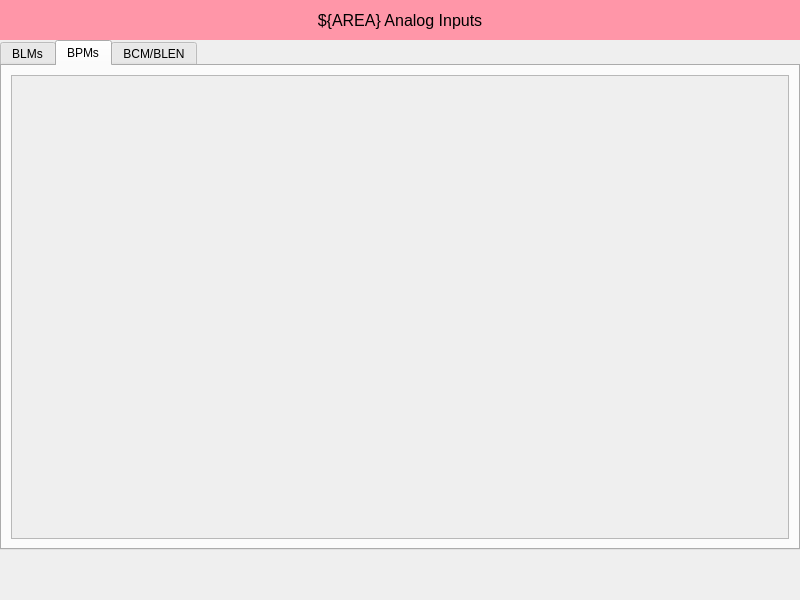
<?xml version="1.0" encoding="UTF-8"?>
<ui version="4.0">
 <class>Form</class>
 <widget class="QWidget" name="Form">
  <property name="geometry">
   <rect>
    <x>0</x>
    <y>0</y>
    <width>800</width>
    <height>600</height>
   </rect>
  </property>
  <property name="windowTitle">
   <string>${AREA} Analog Inputs</string>
  </property>
  <layout class="QVBoxLayout" name="verticalLayout">
   <property name="spacing">
    <number>0</number>
   </property>
   <property name="leftMargin">
    <number>0</number>
   </property>
   <property name="topMargin">
    <number>0</number>
   </property>
   <property name="rightMargin">
    <number>0</number>
   </property>
   <property name="bottomMargin">
    <number>0</number>
   </property>
   <item>
    <widget class="QLabel" name="label">
     <property name="minimumSize">
      <size>
       <width>0</width>
       <height>40</height>
      </size>
     </property>
     <property name="maximumSize">
      <size>
       <width>16777215</width>
       <height>40</height>
      </size>
     </property>
     <property name="font">
      <font>
       <pointsize>12</pointsize>
      </font>
     </property>
     <property name="styleSheet">
      <string notr="true">background-color: rgb(255, 150, 168);</string>
     </property>
     <property name="text">
      <string>${AREA} Analog Inputs</string>
     </property>
     <property name="alignment">
      <set>Qt::AlignCenter</set>
     </property>
    </widget>
   </item>
   <item>
    <widget class="QTabWidget" name="tabWidget">
     <property name="focusPolicy">
      <enum>Qt::TabFocus</enum>
     </property>
     <property name="currentIndex">
      <number>1</number>
     </property>
     <widget class="QWidget" name="BLMs">
      <attribute name="title">
       <string>BLMs</string>
      </attribute>
      <layout class="QVBoxLayout" name="verticalLayout_5">
       <item>
        <widget class="QScrollArea" name="scrollArea">
         <property name="widgetResizable">
          <bool>true</bool>
         </property>
         <widget class="QWidget" name="scrollAreaWidgetContents">
          <property name="geometry">
           <rect>
            <x>0</x>
            <y>0</y>
            <width>776</width>
            <height>459</height>
           </rect>
          </property>
          <layout class="QVBoxLayout" name="verticalLayout_2">
           <item>
            <widget class="PyDMTemplateRepeater" name="PyDMTemplateRepeater">
             <property name="toolTip">
              <string/>
             </property>
             <property name="layoutSpacing" stdset="0">
              <number>0</number>
             </property>
             <property name="templateFilename" stdset="0">
              <string>mps_threshold_inline.ui</string>
             </property>
             <property name="dataSource" stdset="0">
              <string>$PHYSICS_TOP/mps_configuration/current/display/thresholds/${AREA}_BLM_thr.json</string>
             </property>
            </widget>
           </item>
           <item>
            <spacer name="verticalSpacer">
             <property name="orientation">
              <enum>Qt::Vertical</enum>
             </property>
             <property name="sizeHint" stdset="0">
              <size>
               <width>20</width>
               <height>40</height>
              </size>
             </property>
            </spacer>
           </item>
          </layout>
         </widget>
        </widget>
       </item>
      </layout>
     </widget>
     <widget class="QWidget" name="tab_2">
      <attribute name="title">
       <string>BPMs</string>
      </attribute>
      <layout class="QVBoxLayout" name="verticalLayout_4">
       <item>
        <widget class="QScrollArea" name="scrollArea_2">
         <property name="widgetResizable">
          <bool>true</bool>
         </property>
         <widget class="QWidget" name="scrollAreaWidgetContents_2">
          <property name="geometry">
           <rect>
            <x>0</x>
            <y>0</y>
            <width>776</width>
            <height>459</height>
           </rect>
          </property>
          <layout class="QVBoxLayout" name="verticalLayout_3">
           <item>
            <widget class="PyDMTemplateRepeater" name="PyDMTemplateRepeater_2">
             <property name="toolTip">
              <string/>
             </property>
             <property name="layoutSpacing" stdset="0">
              <number>0</number>
             </property>
             <property name="templateFilename" stdset="0">
              <string>mps_threshold_inline.ui</string>
             </property>
             <property name="dataSource" stdset="0">
              <string>$PHYSICS_TOP/mps_configuration/current/display/thresholds/${AREA}_BPM_thr.json</string>
             </property>
            </widget>
           </item>
           <item>
            <spacer name="verticalSpacer_2">
             <property name="orientation">
              <enum>Qt::Vertical</enum>
             </property>
             <property name="sizeHint" stdset="0">
              <size>
               <width>20</width>
               <height>40</height>
              </size>
             </property>
            </spacer>
           </item>
          </layout>
         </widget>
        </widget>
       </item>
      </layout>
     </widget>
     <widget class="QWidget" name="tab">
      <attribute name="title">
       <string>BCM/BLEN</string>
      </attribute>
      <layout class="QVBoxLayout" name="verticalLayout_7">
       <item>
        <widget class="QScrollArea" name="scrollArea_3">
         <property name="widgetResizable">
          <bool>true</bool>
         </property>
         <widget class="QWidget" name="scrollAreaWidgetContents_3">
          <property name="geometry">
           <rect>
            <x>0</x>
            <y>0</y>
            <width>776</width>
            <height>459</height>
           </rect>
          </property>
          <layout class="QVBoxLayout" name="verticalLayout_6">
           <item>
            <widget class="PyDMTemplateRepeater" name="PyDMTemplateRepeater_3">
             <property name="toolTip">
              <string/>
             </property>
             <property name="layoutSpacing" stdset="0">
              <number>0</number>
             </property>
             <property name="templateFilename" stdset="0">
              <string>mps_threshold_inline.ui</string>
             </property>
             <property name="dataSource" stdset="0">
              <string>$PHYSICS_TOP/mps_configuration/current/display/thresholds/${AREA}_BCM_thr.json</string>
             </property>
            </widget>
           </item>
           <item>
            <spacer name="verticalSpacer_3">
             <property name="orientation">
              <enum>Qt::Vertical</enum>
             </property>
             <property name="sizeHint" stdset="0">
              <size>
               <width>20</width>
               <height>40</height>
              </size>
             </property>
            </spacer>
           </item>
          </layout>
         </widget>
        </widget>
       </item>
      </layout>
     </widget>
    </widget>
   </item>
   <item>
    <widget class="QFrame" name="frame">
     <property name="minimumSize">
      <size>
       <width>0</width>
       <height>50</height>
      </size>
     </property>
     <property name="maximumSize">
      <size>
       <width>16777215</width>
       <height>50</height>
      </size>
     </property>
     <property name="frameShape">
      <enum>QFrame::NoFrame</enum>
     </property>
     <property name="frameShadow">
      <enum>QFrame::Raised</enum>
     </property>
     <widget class="PyDMDrawingImage" name="PyDMDrawingImage">
      <property name="geometry">
       <rect>
        <x>10</x>
        <y>0</y>
        <width>250</width>
        <height>50</height>
       </rect>
      </property>
      <property name="toolTip">
       <string/>
      </property>
      <property name="styleSheet">
       <string notr="true"/>
      </property>
      <property name="filename" stdset="0">
       <string>lcls_mps_lockup_sidebyside_digital.png</string>
      </property>
     </widget>
    </widget>
   </item>
  </layout>
 </widget>
 <customwidgets>
  <customwidget>
   <class>PyDMTemplateRepeater</class>
   <extends>QFrame</extends>
   <header>pydm.widgets.template_repeater</header>
  </customwidget>
  <customwidget>
   <class>PyDMDrawingImage</class>
   <extends>QWidget</extends>
   <header>pydm.widgets.drawing</header>
  </customwidget>
 </customwidgets>
 <resources/>
 <connections/>
</ui>
